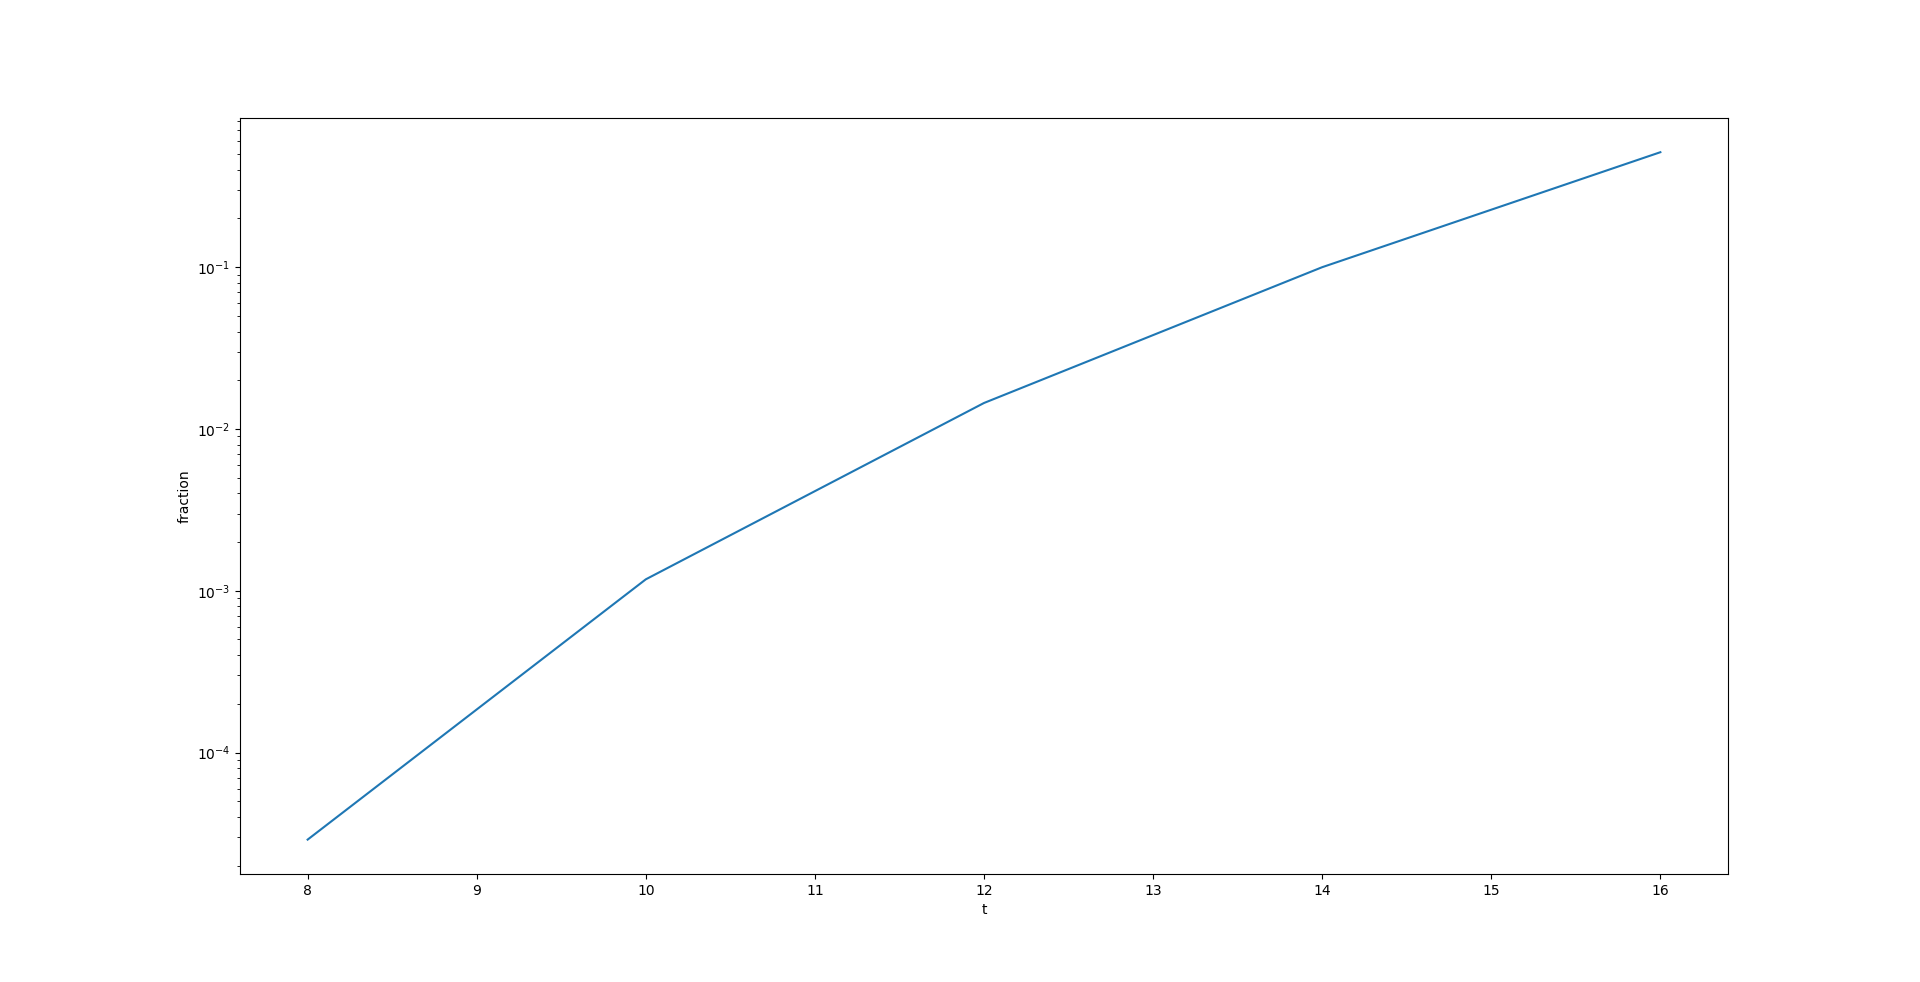

This figure's Python source:
import matplotlib.pyplot as plt 
y = [2.9e-05,0.001177,0.014467,0.099879,0.512809]
x = [8,10,12,14,16]
plt.semilogy(x,y)
plt.xlabel("t")
plt.ylabel("fraction")
plt.show()
